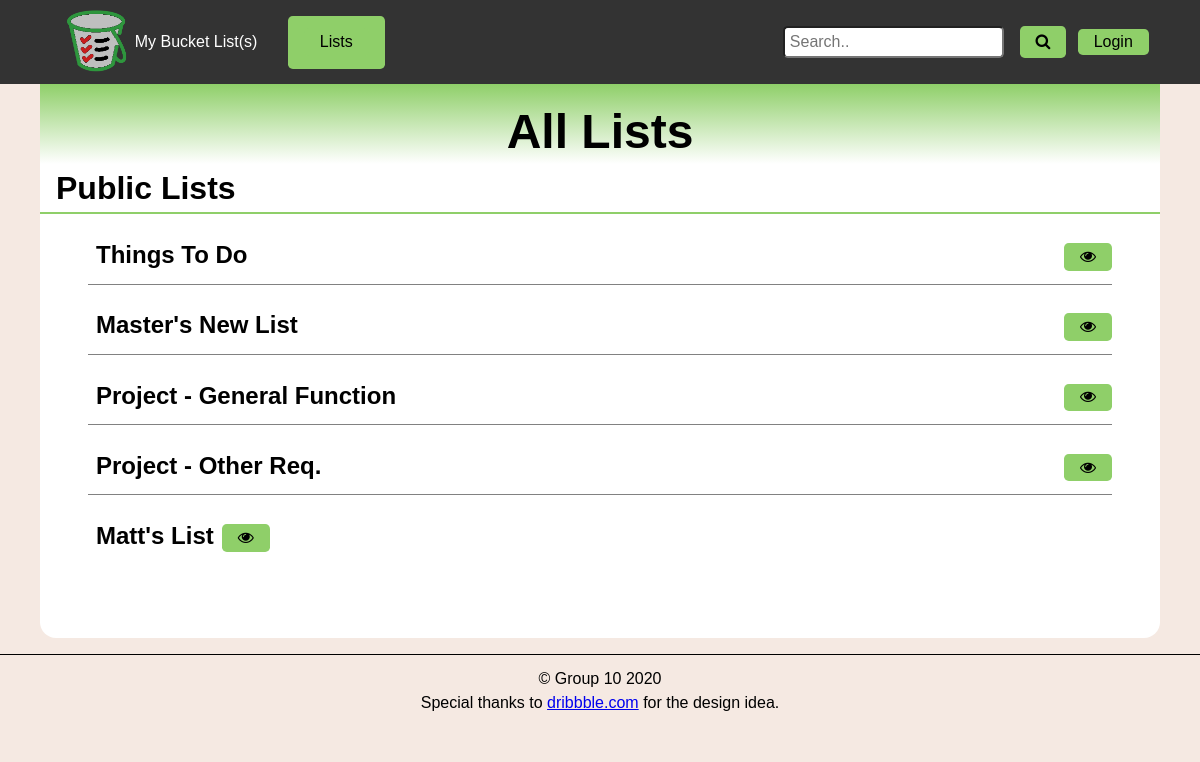
/display_list.php, run on the app's committed database.
### tables this page shows
CREATE TABLE `g10_lists` (
  `id` int(11) NOT NULL,
  `fk_userid` int(11) NOT NULL,
  `listname` varchar(50) NOT NULL,
  `start` date NOT NULL,
  `end` date DEFAULT NULL,
  `private` tinyint(1) NOT NULL DEFAULT '1'
);

### display_list.php (the view, shortened to what this page needs)
<?php
  $pdo = connectDB();
  $query = "SELECT * FROM `g10_lists` WHERE private = ? AND fk_userid != ?";
  $stmt = $pdo->prepare($query);
  $stmt->execute([0, $_SESSION['id']]);
  $publicresults = $stmt->fetchAll();
?>
<!DOCTYPE html>
<html lang="en">
  <head>
    <?php
      include "includes/meta.php";
    ?>
  </head>
  <body>
    <header>
      <?php include 'includes/nav.php' ?>
    </header>
    <main>
      <header>
        <h1>All Lists</h1>
      </header>
      <section>
        <h2>Public Lists</h2>
        <ul>
          <?php foreach($publicresults as $rows):?>
          <li>
            <h3><?= $rows['listname']?></h3>
            <div>
              <button class="viewList" value="<?= $rows['id']?>"><i class="fa fa-eye"></i></button>
            </div>
          </li>
          <?php endforeach ?>
        </ul>
      </section>
    </main>
    <?php include 'includes/footer.php' ?>
  </body>
</html>

### css/default.css (style rules this page uses)
:root { --link-color: #8fcf69; --linkhover-color: #818181; --text-color: #000; }
body { background-color: #F5E9E2; color: var(--text-color); font-family: Verdana, Helvetica, sans-serif; font-size: 1em; margin: auto; }
main { background-color: #FFF; border-bottom-right-radius: 1rem; border-bottom-left-radius: 1rem; max-width: 70rem; font-size: 1em; padding: 0 0 0.6em 0; margin: auto; }
header { text-align: center; background: linear-gradient(var(--link-color), transparent); }
main header { align-items: flex-end; display: flex; flex-direction: row; justify-content: space-evenly; padding: 1em 0 0 0; }
section { padding-bottom: 3rem; }
p,h1,h2,h3,h4,h5 { padding: 0.5rem; }
h1 { font-size: 3em; font-weight: bold; }
h2 { font-size: 2em; font-weight: bold; border-bottom: 2px solid var(--link-color); padding-left: 0.5em; }
h3 { font-size: 1.5em; font-weight: bold; }
button, nav a, .dropdown, #login a { padding: 0.3rem 1rem; color: var(--text-color); margin: 0.5rem auto; background-color: var(--link-color); font-size: 1rem; border: none; cursor: pointer; border-radius: 0.3rem; }
main header~ul li, section ul li { align-content: center; border-bottom: 0.1em solid #818181; display: flex; margin: 1em 3em; padding: 0.3em 0; }
main header~ul li div, section ul li div { margin-left: auto; }
main header~ul li:last-of-type, section ul li:last-of-type { border: none; justify-self: flex-start; }

### data on the page
g10_lists: listname "Things To Do", $rows['id'] 3 (drawn)
g10_lists: listname "Master's New List", $rows['id'] 13 (drawn)
g10_lists: listname "Project - General Function", $rows['id'] 15 (drawn)
g10_lists: listname "Project - Other Req.", $rows['id'] 16 (drawn)
g10_lists: listname "Matt's List", $rows['id'] 12 (drawn)
